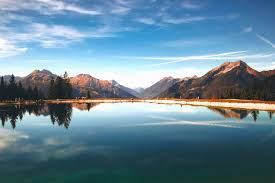
#> input picture Programs/download.jpeg, 275 x 183 px
$ python 9.py   (older library calls are emulated)
#> lines starting #> are read from the running program, lines starting #| are printed output that depends on the picture; after the words box and inside, x2 and y2 are one past the last pixel; in counts of white or black regions, pixels touching at a corner belong together
import cv2
import numpy as np

image = cv2.imread('download.jpeg')
#> image is the input picture: shape (183, 275, 3); mean B, G, R 150.7, 133.5, 103.1
gray = cv2.cvtColor(image,cv2.COLOR_BGR2GRAY)
blurred = cv2.GaussianBlur(gray,(5,5),0)
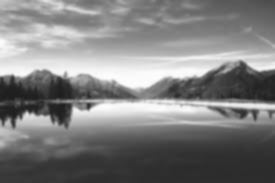
#> blurred: shape (183, 275); min 29, max 253, mean 126.3
laplacian = cv2.Laplacian(blurred,cv2.CV_64F)
edges = cv2.Canny(gray,150,300)
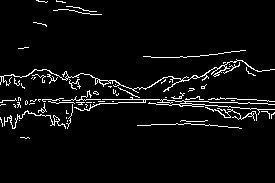
#> edges: shape (183, 275); 4.8% white in thin lines or dots, all inside (x1, y1, x2, y2) = (0, 0, 275, 139)
sobel_x = cv2.Sobel(image,cv2.CV_64F,1,0,ksize = 5)
sobel_y = cv2.Sobel(image,cv2.CV_64F,0,1,ksize = 5)
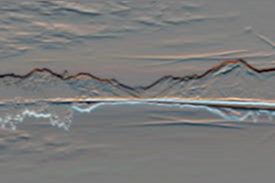
#> sobel_y: shape (183, 275, 3) float64; mean B, G, R -84.6, -50.2, -51.7; drawn with min black and max white
cv2.imshow('Original Image',image)
image[edges == 255] = (255,0,0)
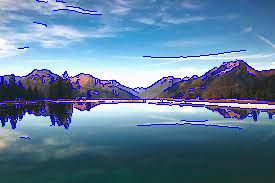
#> image: shape (183, 275, 3); 4.77% of pixels changed, all inside (x1, y1, x2, y2) = (0, 0, 275, 139)
cv2.imshow('Blurred Image',blurred)
cv2.imshow('Canny Edges',edges)
cv2.imshow('Laplacian Image',laplacian)
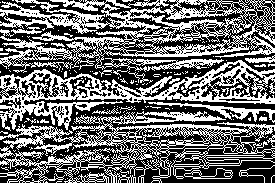
#> window 'Laplacian Image': shape (183, 275); 43.3% white in thin lines or dots
cv2.imshow('Sobel X Image',sobel_x)
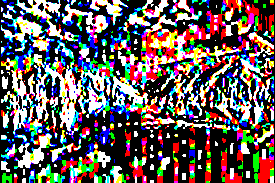
#> window 'Sobel X Image': shape (183, 275, 3); mean B, G, R 92.2, 92.6, 101.8
cv2.imshow('Sobel Y Image',sobel_y)
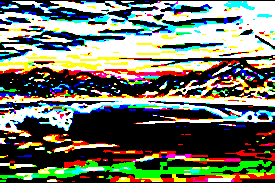
#> window 'Sobel Y Image': shape (183, 275, 3); mean B, G, R 101.6, 117.5, 112

cv2.waitKey(0)
cv2.destroyAllWindows()

$ run again, with Programs/image.jpeg copied over Programs/download.jpeg
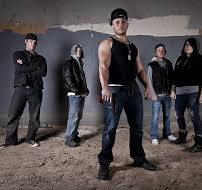
#> input picture Programs/image.jpeg, 202 x 190 px
#> image is the input picture: shape (190, 202, 3); mean B, G, R 73.8, 72.4, 78.2
#> `edges = cv2.Canny(gray,150,300)`:
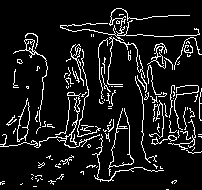
#> edges: shape (190, 202); 9.7% white in thin lines or dots
#> image: shape (190, 202, 3); 9.7% of pixels changed, all inside (x1, y1, x2, y2) = (0, 8, 202, 190)
#> `cv2.imshow('Sobel Y Image',sobel_y)`:
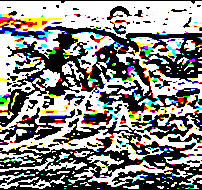
#> window 'Sobel Y Image': shape (190, 202, 3); mean B, G, R 132.4, 136.2, 136.9
